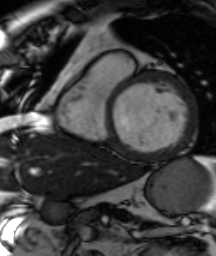
#> input picture MRI.png, 216 x 256 px
$ jupyter execute --allow-errors 'assignment 2.ipynb'   (shell and % lines are left out)
#> lines starting #> are read from the running program, lines starting #| are printed output that depends on the picture; after the words box and inside, x2 and y2 are one past the last pixel; in counts of white or black regions, pixels touching at a corner belong together
[cell 1]
import numpy as np
import matplotlib.pyplot as plt
from skimage import color
import skimage.io
from skimage import morphology
from skimage import segmentation
from skimage import measure
from skimage.filters import sobel
from skimage.exposure import histogram
from skimage.color import label2rgb
from scipy import ndimage as ndi
from skimage import metrics
from skimage.metrics import (adapted_rand_error,
                              variation_of_information,
                             hausdorff_distance
                            )
from skimage.feature import canny
from skimage.util import img_as_float


# Iput Image
image = skimage.io.imread('MRI.png')
#> image is the input picture: shape (256, 216); min 0, max 255, mean 63
img = color.rgb2gray(image)

# Edge enhancement
edge_sobel = sobel(img)
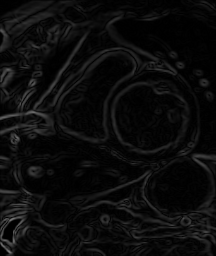
#> edge_sobel: shape (256, 216) float64; min 0, max 0.467, mean 0.0475
img1 = edge_sobel

# Histogram of MRI image
hist,hist_centers = histogram(img)
#> hist = 256 values, max 1655 at index 4, min 0 at index 246, mean 216; hist_centers = 256 values from 0 to 255
fig, axes = plt.subplots(1,2, figsize =(8, 3))
axes[0].imshow(img, cmap=plt.cm.gray)
axes[0].axis('off')
axes[1].plot(hist_centers, hist, lw=2)
axes[1].set_title('histogram of gray values')

# Initial Mask
#> (the rest of this cell did not finish here and is left out)

#> (a cell that did not finish here is left out)

[cell 3]
# Redefine foreground and background
# Define the range of gray values
markers = np.zeros_like(img)
#> markers: shape (256, 216); every value is 0
markers[img < 30] = 1
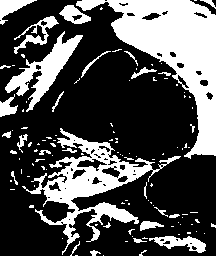
#> markers: shape (256, 216); values 0 (black) and 1 (white), 31.5% white; 118 white regions (89 under 20 px), largest, box (x1, y1, x2, y2) and area: (76, 0, 216, 159) 7823, (22, 128, 181, 255) 4601, (5, 31, 83, 112) 1786
markers[img > 50] = 2
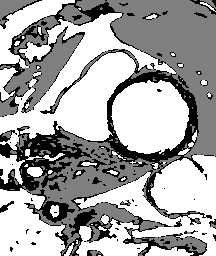
#> markers: shape (256, 216); min 0, max 2, mean 1.3; drawn with min black and max white

fig, ax = plt.subplots(figsize=(4, 3))
ax.imshow(markers, cmap=plt.cm.nipy_spectral)
ax.set_title('markers')
ax.axis('off')

[cell 4]
# Watershed Segmentation of gray scale image
segmentation_img = segmentation.watershed(img1, markers)
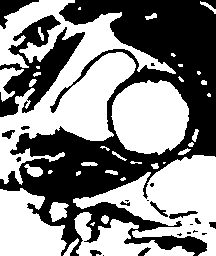
#> segmentation_img: shape (256, 216); values 1 (black) and 2 (white), 53.8% white; 23 black regions (11 under 20 px), largest, box (x1, y1, x2, y2) and area: (0, 0, 216, 256) 21185, (0, 15, 85, 117) 3402, (0, 0, 39, 29) 423

fig, ax = plt.subplots(figsize=(4, 3))
ax.imshow(segmentation_img, cmap=plt.cm.gray)
ax.set_title('segmentation')
ax.axis('off')

[cell 5]
# Draw the contour and color
segmentation_img = ndi.binary_fill_holes(segmentation_img - 1)
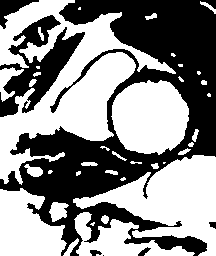
#> segmentation_img: shape (256, 216) bool; 54.5% white; 7 black regions (1 under 20 px), largest, box (x1, y1, x2, y2) and area: (0, 0, 216, 256) 21185, (0, 15, 85, 117) 3402, (0, 0, 39, 29) 423, (138, 247, 151, 256) 53, (90, 250, 102, 256) 49, (209, 222, 216, 229) 36
labeled_img, _ = ndi.label(segmentation_img)
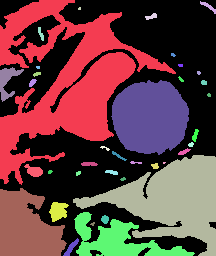
#> labeled_img: shape (256, 216) int32; 38 distinct labels, from 0 to 37; one colour per label, 0 black
image_label_overlay = label2rgb(labeled_img, image=img, bg_label=0)
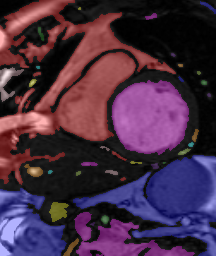
#> image_label_overlay: shape (256, 216, 3) float64; mean R, G, B 0.281, 0.178, 0.267

fig, axes = plt.subplots(1, 2, figsize=(8, 3), sharey=True)
axes[0].imshow(img, cmap=plt.cm.gray)
axes[0].contour(segmentation_img, [0.5], linewidths=1.2, colors='y')
axes[1].imshow(image_label_overlay)

for a in axes:
    a.axis('off')

plt.tight_layout()

plt.show()
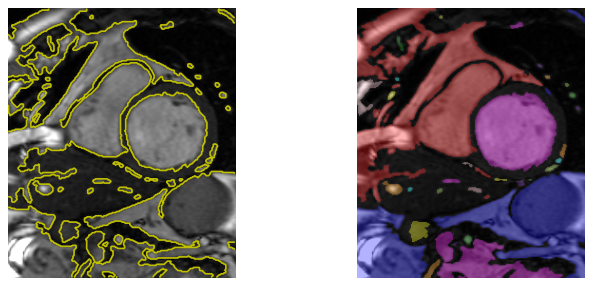
#> figure drawn by matplotlib, 2 panels

[cell 6]
# Redefine foreground and background based on the ground truth
# Define the range of gray values
markers1 = np.zeros_like(img)
#> (the rest of this cell did not finish here and is left out)

[cell 7]
# Watershed based on the ground truth mask
segmentation_img1 = segmentation.watershed(img1, markers1)

fig, ax = plt.subplots(figsize=(4, 3))
ax.imshow(segmentation_img1, cmap=plt.cm.gray)
ax.set_title('segmentation')
ax.axis('off')

[cell 8]
# Image based on ground truth
im_true = segmentation_img1

[cell 9]
# Watershed test
im_test1 = segmentation.watershed(img1, markers, compactness=0.0001)
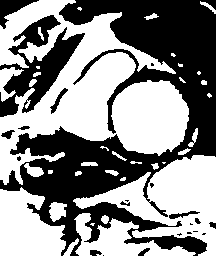
#> im_test1: shape (256, 216); values 1 (black) and 2 (white), 54.2% white; 22 black regions (10 under 20 px), largest, box (x1, y1, x2, y2) and area: (0, 0, 216, 256) 20953, (0, 15, 85, 117) 3362, (0, 0, 39, 29) 429

fig, ax = plt.subplots(figsize=(4, 3))
ax.imshow(im_test1, cmap=plt.cm.gray)
ax.set_title('segmentation')
ax.axis('off')
